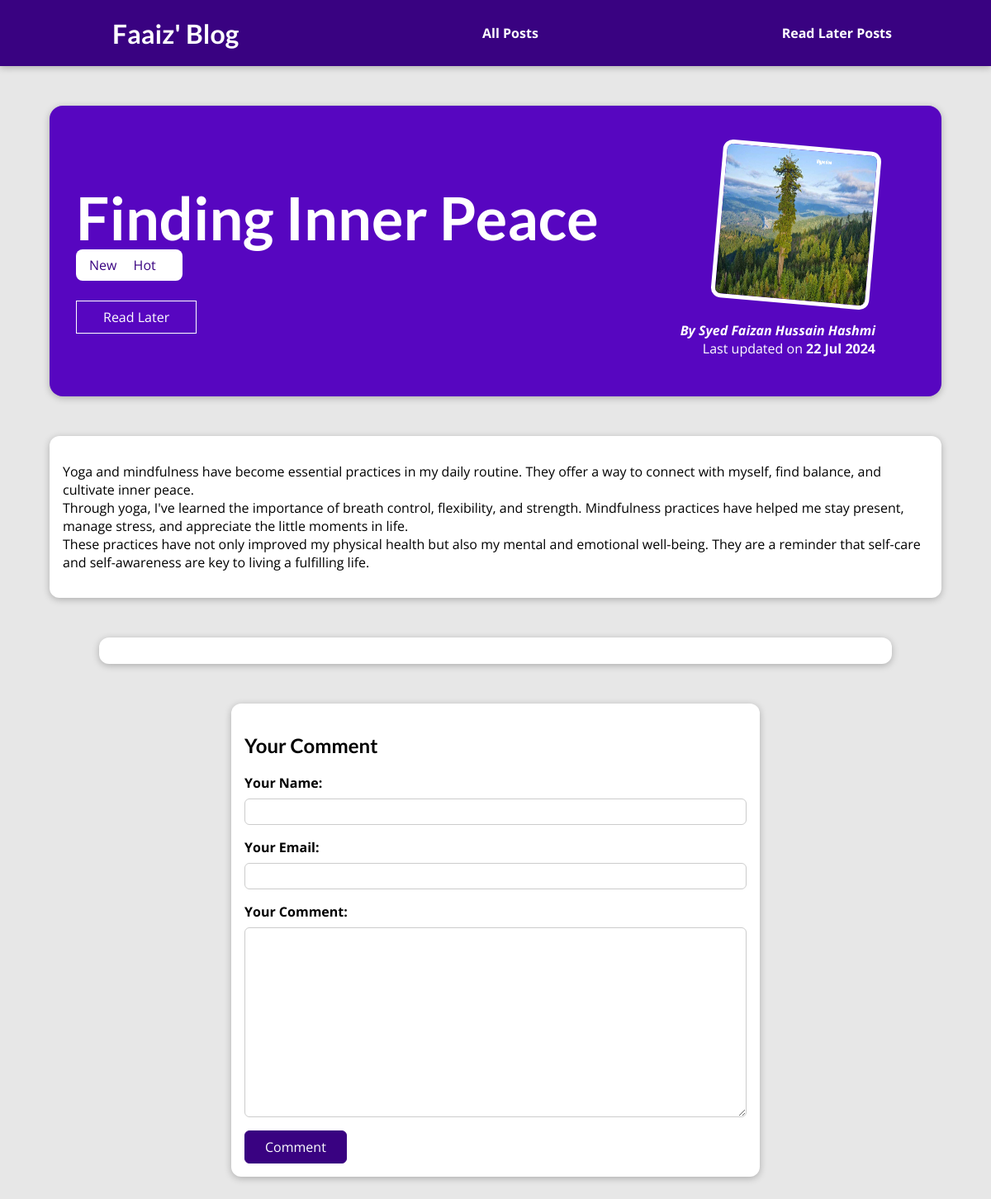
Page /posts/finding-inner-peace on the committed database.
### blog/models.py (models this page shows, shortened)
class Post(models.Model):
    title = models.CharField(max_length=150)
    excerpt = models.CharField(max_length=200)
    image = models.ImageField(upload_to="posts", null=True)
    date = models.DateField(auto_now=True)
    slug = models.SlugField(unique=True, db_index=True)
    content = models.TextField(validators=[MinLengthValidator(10)])
    author = models.ForeignKey(Author, on_delete=models.SET_NULL, null=True)
    tags = models.ManyToManyField(Tag)

class Tag(models.Model):
    caption = models.CharField(max_length=20)

class Author(models.Model):
    first_name = models.CharField(max_length=100)
    last_name = models.CharField(max_length=100)
    email = models.EmailField()
    def __str__(self):
        return f"{self.first_name} {self.last_name}"

### blog/views.py (the view, shortened to what this page needs)
# urls.py: path("posts/<slug:slug>", views.PostDetailView.as_view(), name="post-detail-page"),
class PostDetailView(View):
    def is_stored_post(self, request, post_id):
        stored_posts = request.session.get("stored_posts")
        if stored_posts is not None:
            is_saved_for_later = post_id in stored_posts
        else:
            is_saved_for_later = False
        return is_saved_for_later
    def get(self, request, slug):
        post = Post.objects.get(slug=slug)
        context = {
            "post": post,
            "tags": post.tags.all(),
            "comment_form": CommentForm(),
            "comments": post.comments.all().order_by("-date"),
            "saved_for_later": self.is_stored_post(request, post.id)
        }
        return render(request, "blog/post-detail.html", context)

### blog/forms.py
class CommentForm(forms.ModelForm):
    class Meta():
        model = Comment
        exclude = ["post"]
        labels = {
            "user_name": "Your Name",
            "user_email": "Your Email",
            "text": "Your Comment"
        }

### blog/templates/blog/post-detail.html (shortened to what this page needs)
{% extends "base.html" %}
{% load static %}
{% block css_files %}
<link rel="stylesheet" href="{% static "blog/post-detail.css" %}" />
{% endblock css_files %}
{% block content %}
<section id="summary">
  <h2>{{ post.title }}</h2>
  <div>
    {% for tag in tags %}
      <span class="tag">{{ tag.caption }}<span/>
    {% endfor %}
  </div>
  <div id="read-later">
    <form action="{% url "read-later-page" %}" method="POST">
      <button>
        {% if saved_for_later %}
          Remove from read Later
        {% else %}
          Read Later
        {% endif %}
      </button>
    </form>
  </div>
  <article>
    <img src="{{post.image.url}}" alt="{{ post.title }}" />
    <address>By <a href="mailto:{{post.author.email}}">{{ post.author }}</a></address>
    <div>Last updated on <time>{{ post.date|date:"d M Y" }}</time></div>
  </article>
</section>
<main>
  {{ post.content|linebreaks }}
</main>
<section id="comments">
</section>
<div id="comment-form">
  <h2>Your Comment</h2>
  <form action="{% url "post-detail-page" post.slug %}" method="POST">
    {% for field in comment_form %}
    <div class="form-control {% if field.errors %}invalid{% endif %}">
      {{field.label_tag}}
      {{field}}
    </div>
    {% endfor %}
    <button>Comment</button>
  </form>
</div>
{% endblock content %}

### static/app.css (style rules this page uses)
* { box-sizing: border-box; }
html { font-family: 'Open Sans', 'Lato', sans-serif; }
body { margin: 0; }
h1, h2, h3 { font-family: 'Lato', sans-serif; font-weight: bold; }

### blog/static/blog/post-detail.css (style rules this page uses)
body { background-color: #e7e7e7; }
#summary { margin: 8rem auto 3rem auto; padding: 2rem; width: 90%; max-width: 90rem; border-radius: 16px; background-color: #5706c0; position: relative; box-shadow: 0 2px 8px rgba(0, 0, 0, 0.25); height: 22rem; }
#summary h2 { color: white; font-size: 4.5rem; margin-bottom: 0.25rem; }
#summary article { position: absolute; top: 2rem; right: 3rem; padding: 1rem 2rem; border-radius: 12px; text-align: right; color: white; }
#summary article img { width: 12rem; height: 12rem; border-radius: 12px; transform: rotateZ(5deg); border: 5px solid white; margin-bottom: 1rem; }
#summary address { font-weight: bold; }
#summary a { color: white; text-decoration: none; }
#summary time { font-weight: bold; }
#read-later { margin: 2rem 0; }
#read-later button { background-color: transparent; border: 1px solid white; padding: 0.5rem 2rem; font: inherit; color: white; cursor: pointer; }
main { width: 90%; max-width: 90rem; margin: 3rem auto; background-color: white; padding: 1rem; border-radius: 12px; box-shadow: 0 2px 8px rgba(0, 0, 0, 0.25); }
.tag { background-color: white; color: #390281; padding: 0.5rem 1rem; border-radius: 8px; }
#comment-form { margin: 3rem auto; width: 90%; max-width: 40rem; border-radius: 12px; background-color: white; box-shadow: 0 2px 8px rgba(0, 0, 0, 0.25); padding: 1rem; }
#comment-form button { font: inherit; background-color: #390281; color: white; border: 1px solid #390281; padding: 0.5rem 1.5rem; border-radius: 6px; cursor: pointer; }
.form-control { margin-bottom: 1rem; }
.form-control label { font-weight: bold; margin-bottom: 0.5rem; display: block; }
.form-control input, .form-control textarea { display: block; width: 100%; font: inherit; padding: 0.25rem; border-radius: 6px; border: 1px solid #ccc; }
#comments { margin: 3rem auto; width: 90%; max-width: 60rem; border-radius: 12px; background-color: white; box-shadow: 0 2px 8px rgba(0, 0, 0, 0.25); padding: 1rem 2rem; }

### rows in the picture
Post: title "Finding Inner Peace", image (picture), author "Syed Faizan Hussain Hashmi", date "22 Jul 2024", content "Yoga and mindfulness have become essential practices in my daily routine. They offer a way to connect with myself, find balance, and cultivate inner peace. Through yoga, I've learned the importance of breath control, flexibility, and strength. Mindfulness practices have helped me stay present, manage stress, and appreciate the little moments in life. These practices have not only improved my physical health but also my mental and emotional well-being. They are a reminder that self-care and self-awareness are key to living a fulfilling life."
Tag: caption "New"
Tag: caption "Hot"

### other values in the picture
{{ field.label_tag }} "Your Name:" "Your Email:" "Your Comment:"
